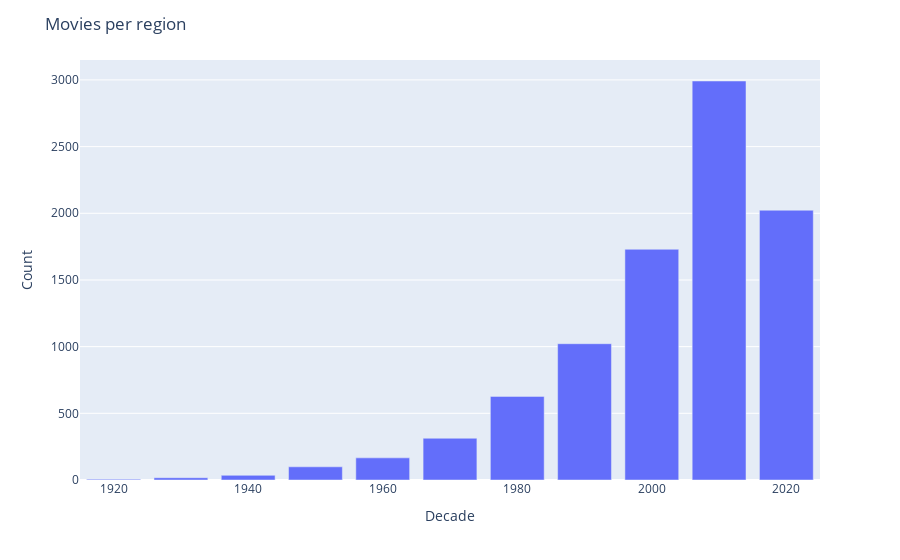

Notebook cell for this chart:
### Code cell
import plotly.express as px

def plot_original_languages():
    gdf = df[['Decade']].groupby(by='Decade').value_counts().reset_index(name='Count')
    gdf = gdf.sort_values(by='Count', ascending=False)
    
    fig = px.bar(gdf, x='Decade', y='Count')
    fig.update_layout(
        xaxis_title="Decade",
        yaxis_title="Count",
        title="Movies per region"
    )
    fig.show()

plot_original_languages()

### Figure 1 — Plotly figure (JSON) as saved in the notebook; plotly's stock layout.template omitted (floating-point values rounded to 4 significant figures)
{"data": [{"alignmentgroup": "True", "hovertemplate": "Decade=%{x}<br>Count=%{y}<extra></extra>", "legendgroup": "", "marker": {"color": "#636efa", "pattern": {"shape": ""}}, "name": "", "offsetgroup": "", "orientation": "v", "showlegend": false, "textposition": "auto", "type": "bar", "x": [2010, 2020, 2000, 1990, 1980, 1970, 1960, 1950, 1940, 1930, 1920], "xaxis": "x", "y": [2992, 2023, 1730, 1022, 627, 313, 166, 99, 35, 17, 6], "yaxis": "y"}], "layout": {"barmode": "relative", "legend": {"tracegroupgap": 0}, "margin": {"t": 60}, "title": {"text": "Movies per region"}, "xaxis": {"anchor": "y", "domain": [0, 1], "title": {"text": "Decade"}}, "yaxis": {"anchor": "x", "domain": [0, 1], "title": {"text": "Count"}}}}
